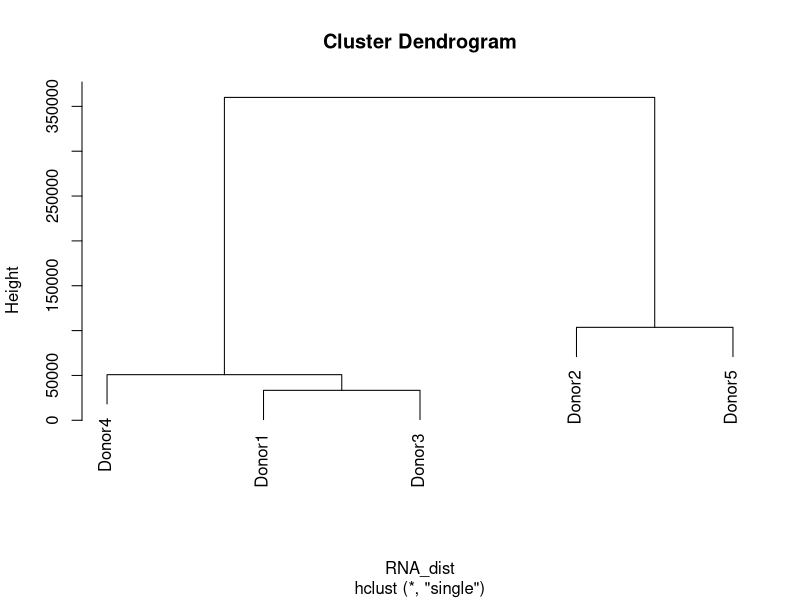
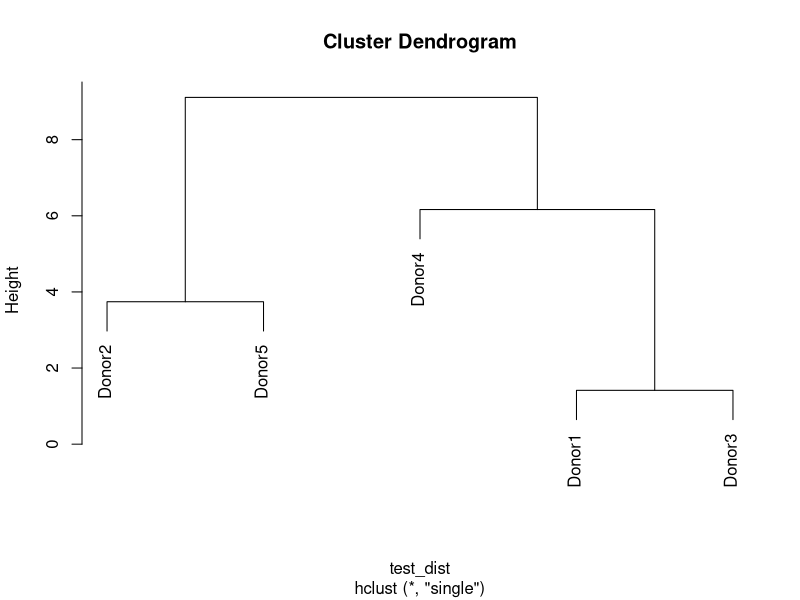
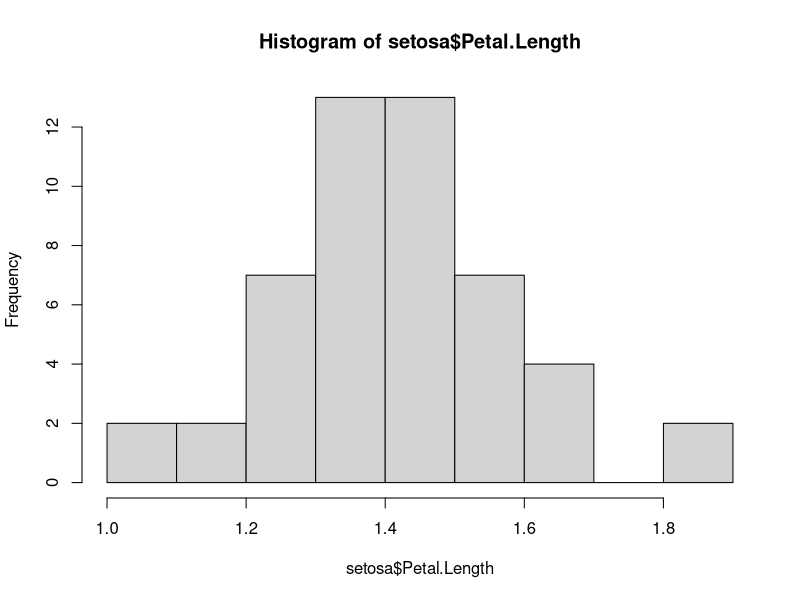
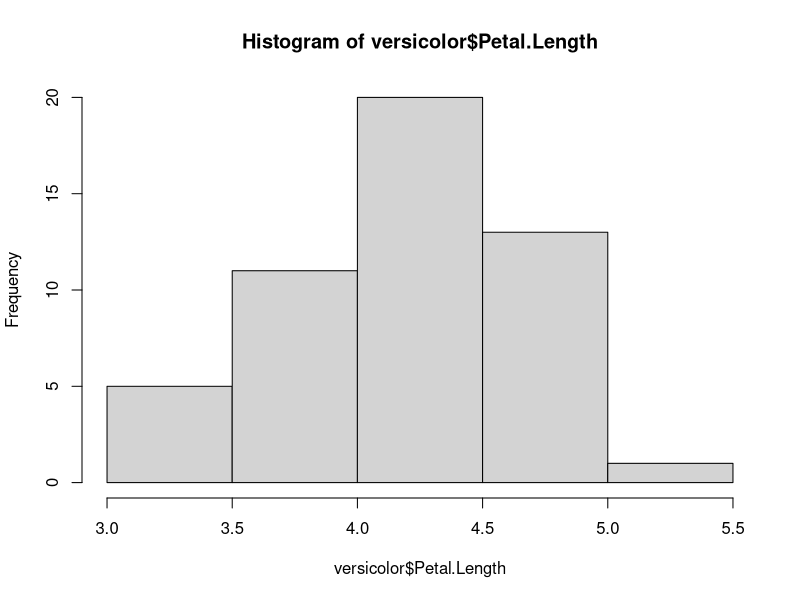
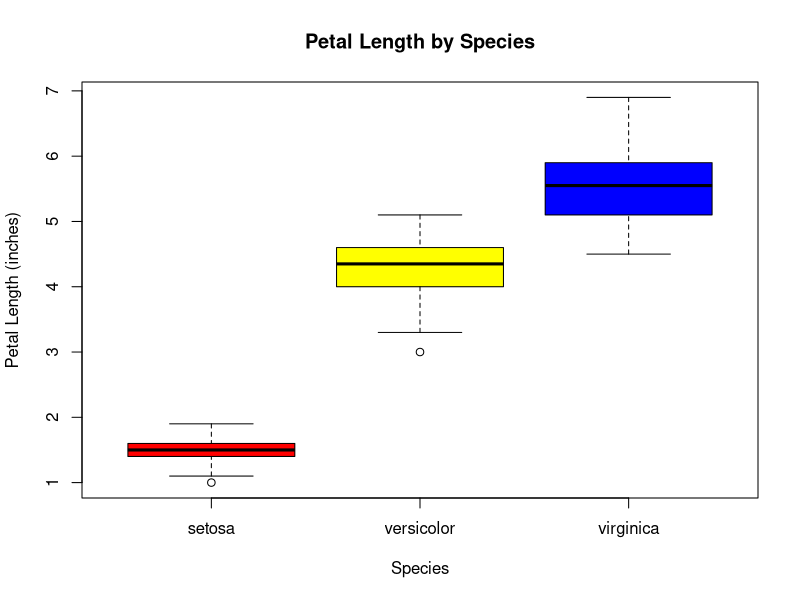

These figures' R source, in order:
## ---- chunk 1
knitr::opts_chunk$set(echo = TRUE)
## ---- chunk 2
x = 5
x
## ---- chunk 3
y <- 5
y
## ---- chunk 4
# PLEASE DON'T DO THIS!
5 -> z
z
## ---- chunk 5
print(x == y & x == z & y == z)
print(class(x))
print(class(y))
print(class(z))
## ---- chunk 6
a <- c(1,2,3)
a
## ---- chunk 7
b <- c(3,2,1,3,2,1)
b
## ---- chunk 8
c <- a * b
c
## ---- chunk 9
d <- c(4,3,2,1)
e <- a * d
## ---- chunk 10
e
## ---- chunk 11
n <- c("First", "Second", "Third")
print(n[0])
## ---- chunk 12
n[1]
## ---- chunk 13
vec <- c("red", 5, FALSE)
class(vec)
## ---- chunk 14
# Create three distinct vectors with data
charVec <- c("Fox Mulder", "Dana Scully", "Mr. X")
numVec <- c(34, 30, 53)
boolVec <- c(TRUE, FALSE, TRUE)

# Combine them for ease of use
df <- data.frame(charVec,numVec,boolVec, stringsAsFactors = FALSE)

# Set useful column names
names(df) <- c("Name", "Age", "BelievesInAliens")
## ---- chunk 15
df[df$BelievesInAliens==TRUE,] # & df$Age>50,]
## ---- chunk 16
RNA_seq <- read.csv(file = "RNA_seq_counts.csv",
                    row.names = 1,
                    stringsAsFactors = FALSE)
RNA_seq
## ---- chunk 17
# Copy lengths and make sure to label them with the appropriate gene names
lengths_in_kb <- RNA_seq$Lengths_kb
names(lengths_in_kb) <- rownames(RNA_seq)

# Subset our table to select only the counts
RNA_seq_counts <- RNA_seq[,2:6]
## ---- chunk 18
# Convert my data in raw reads to TPM normalized data: x = the data, y = the gene lengths in kilobases
get_TPM_reads <- function(x, y) {
  # Find the Reads Per Kilobase: divide the genes (in rows) by the gene lengths
  RPK <- sweep(x, 1, y, "/")
  # Sum all RPK per sample and divide by 1,000,000 to get the scaling factor
  scale_factor <- colSums(RPK) / 1000000
  # Divide RPK values by the scaling factor for each sample
  TPM <- sweep(RPK, 2, scale_factor, "/")
  return(TPM)
}
data <- get_TPM_reads(RNA_seq_counts, lengths_in_kb)
## ---- chunk 19
table(colSums(data))
## ---- chunk 20
RNA_dist <- dist(t(data), method = "euclidean")
plot(hclust(RNA_dist, method = "single"))
## ---- chunk 21
test_dist <- dist(t(RNA_seq_counts), method = "euclidean")
plot(hclust(test_dist, method = "single"))
## ---- chunk 22
library(datasets)
View(iris)
class(iris)
## ---- chunk 23
unique(iris$Species)
## ---- chunk 24
setosa <- iris[iris$Species=="setosa",]
head(setosa)
## ---- chunk 25
hist(setosa$Petal.Length)
## ---- chunk 26
versicolor <- iris[iris$Species=="versicolor",]
head(versicolor)
## ---- chunk 27
hist(versicolor$Petal.Length)
## ---- chunk 28
print(mean(setosa$Petal.Length))
print(mean(versicolor$Petal.Length))
## ---- chunk 29
colors <- c("Red", "Yellow", "Blue")

boxplot(Petal.Length~Species,
        data = iris,
        col = colors,
        main="Petal Length by Species",
        xlab="Species",
        ylab="Petal Length (inches)")
